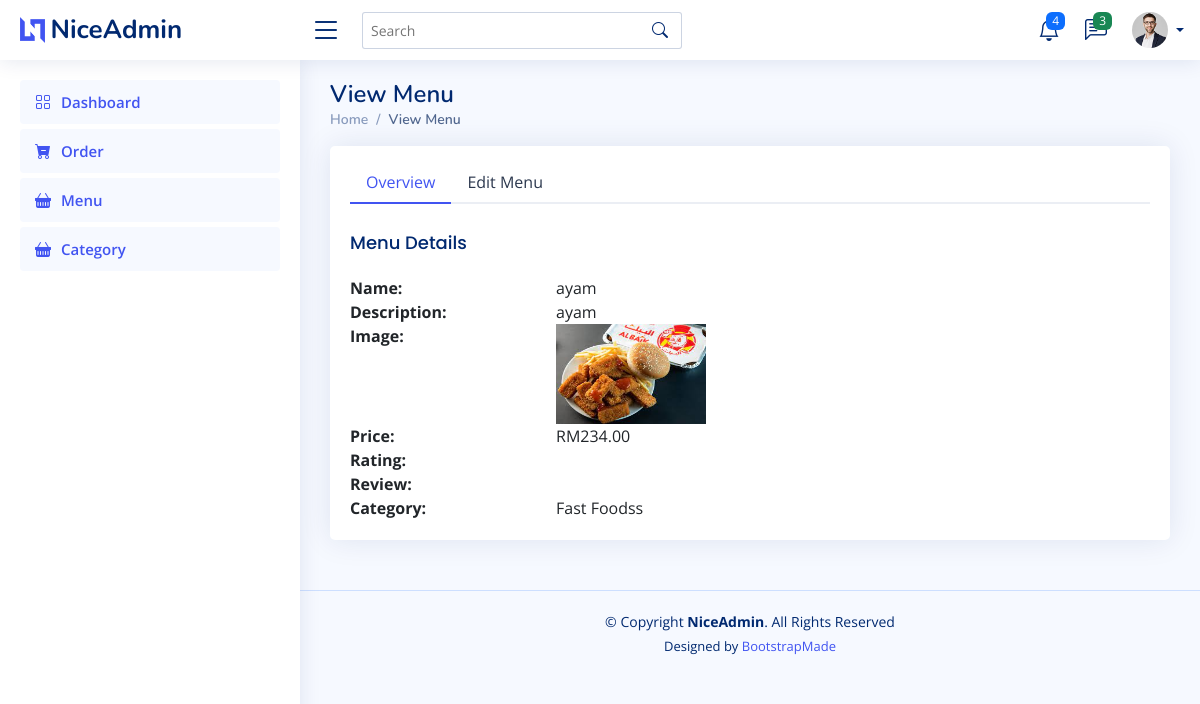
/menu/view-menu/3, run on the app's committed database.
### pages/models.py (models this page shows, shortened)
class Menu(models.Model):
    name = models.CharField(max_length=200)
    description = models.TextField()
    image = models.ImageField(upload_to="menu_images")
    price = models.DecimalField(max_digits=10, decimal_places=2)
    category = models.ForeignKey(Category, on_delete=models.CASCADE)
    created_at = models.DateTimeField(default=datetime.now())

class Category(models.Model):
    name = models.CharField(max_length=200)
    description = models.TextField()
    image = models.ImageField(upload_to='category_images')
    created_at = models.DateTimeField(default=datetime.now())

### pages/views.py (the view)
# urls.py: path('menu/view-menu/<str:pk>', views.viewMenu, name='viewMenu'),
def viewMenu(request, pk):
    menu = Menu.objects.get(id=pk)
    categories = Category.objects.all()
    return render(request, 'viewMenu.html', {'menu':menu, 'categories':categories})

### templates/viewMenu.html (shortened to what this page needs)
{% load static %}
{% include 'header.html' %}
<main id="main" class="main">
    <div class="pagetitle">
      <h1>View Menu</h1>
      <nav>
        <ol class="breadcrumb">
          <li class="breadcrumb-item"><a href="/">Home</a></li>
          <li class="breadcrumb-item active">View Menu</li>
        </ol>
      </nav>
    </div>
    <section class="section dashboard">
      <div class="row">
        <div class="col-12">
            <div class="card">
                <div class="card-body pt-3">
                  <ul class="nav nav-tabs nav-tabs-bordered">
                    <li class="nav-item">
                      <button class="nav-link active" data-bs-toggle="tab" data-bs-target="#overview-category">Overview</button>
                    </li>
                    <li class="nav-item">
                      <button class="nav-link" data-bs-toggle="tab" data-bs-target="#category-edit">Edit Menu</button>
                    </li>
                  </ul>
                  <div class="tab-content pt-2">
                    <div class="tab-pane fade show active profile-overview" id="overview-category">
                      <h5 class="card-title">Menu Details</h5>
                      <div class="row">
                        <div class="col-lg-3 col-md-4 label "><b>Name:</b></div>
                        <div class="col-lg-9 col-md-8">{{menu.name}}</div>
                      </div>
                      <div class="row">
                        <div class="col-lg-3 col-md-4 label"><b>Description:</b></div>
                        <div class="col-lg-9 col-md-8">{{menu.description}}</div>
                      </div>
                      <div class="row">
                        <div class="col-lg-3 col-md-4 label"><b>Image:</b></div>
                        <div class="col-lg-9 col-md-8"><img style="height: 100px; width: 150px;" class="img-fluid img-responsive" src="{{menu.image.url}}"></div>
                      </div>
                      <div class="row">
                        <div class="col-lg-3 col-md-4 label "><b>Price:</b></div>
                        <div class="col-lg-9 col-md-8">RM{{menu.price}}</div>
                      </div>
                      <div class="row">
                        <div class="col-lg-3 col-md-4 label "><b>Rating:</b></div>
                        <div class="col-lg-9 col-md-8">{{menu.rating}}</div>
                      </div>
                      <div class="row">
                        <div class="col-lg-3 col-md-4 label "><b>Review:</b></div>
                        <div class="col-lg-9 col-md-8">{{menu.review}}</div>
                      </div>
                      <div class="row">
                        <div class="col-lg-3 col-md-4 label "><b>Category:</b></div>
                        <div class="col-lg-9 col-md-8">{{menu.category.name}}</div>
                      </div>
                    </div>
                  </div>
                </div>
              </div>
        </div>
      </div>
    </section>
</main>
{% include 'footer.html' %}

### static/assets/css/style.css (style rules this page uses)
:root { scroll-behavior: smooth; }
body { font-family: "Open Sans", sans-serif; background: #f6f9ff; color: #444444; }
a { color: #4154f1; text-decoration: none; }
h1, h2, h3, h4, h5, h6 { font-family: "Nunito", sans-serif; }
#main { margin-top: 60px; padding: 20px 30px; transition: all 0.3s; }
.pagetitle { margin-bottom: 10px; }
.pagetitle h1 { font-size: 24px; margin-bottom: 0; font-weight: 600; color: #012970; }
.card { margin-bottom: 30px; border: none; border-radius: 5px; box-shadow: 0px 0 30px rgba(1, 41, 112, 0.1); }
.card-title { padding: 20px 0 15px 0; font-size: 18px; font-weight: 500; color: #012970; font-family: "Poppins", sans-serif; }
.card-body { padding: 0 20px 20px 20px; }
.breadcrumb { font-size: 14px; font-family: "Nunito", sans-serif; color: #899bbd; font-weight: 600; }
.breadcrumb a { color: #899bbd; transition: 0.3s; }
.breadcrumb .breadcrumb-item::before { color: #899bbd; }
.breadcrumb .active { color: #51678f; font-weight: 600; }
.nav-tabs-bordered { border-bottom: 2px solid #ebeef4; }
.nav-tabs-bordered .nav-link { margin-bottom: -2px; border: none; color: #2c384e; }
.nav-tabs-bordered .nav-link.active { background-color: #fff; color: #4154f1; border-bottom: 2px solid #4154f1; }
@media (min-width: 1200px) { #main, #footer { margin-left: 300px; } }

### data on the page
Menu: name "ayam", description "ayam", image (picture), price "234.00", category.name "Fast Foodss"
